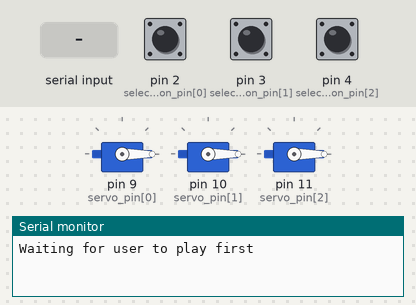
Bench run of a sketch on a simulated Arduino Uno, built with avr-gcc and run on an emulated ATmega328P. Parts: 3 × servo, the last lines printed to the serial monitor. Inputs (shaded band) come from the test bench; at power-on: pin 2 (select_button_pin[0]) HIGH, pin 3 (select_button_pin[1]) HIGH, pin 4 (select_button_pin[2]) HIGH. Random numbers use the default seed unless the sketch sets one; EEPROM starts erased.

Above: at 1.2 s.
1.3 s: pin 2 (select_button_pin[0]) pulled LOW for 0.15 s
At 1.91 s:
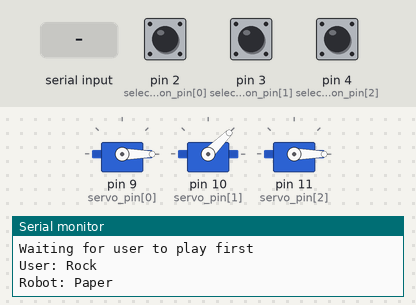
At 2.51 s:
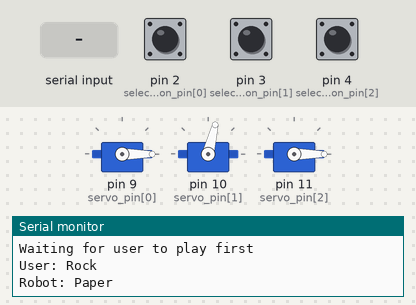
4.3 s: pin 3 (select_button_pin[1]) pulled LOW for 1 s
6.8 s: "0" received over Serial
At 7.26 s:
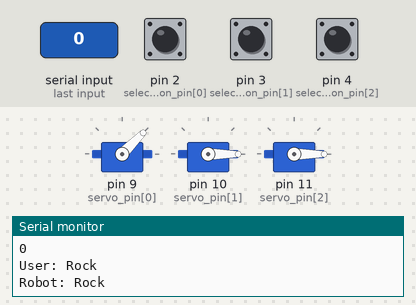
At 7.87 s:
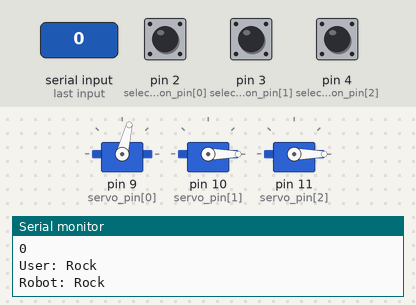
9.8 s: pin 4 (select_button_pin[2]) pulled LOW for 1 s
12.3 s: pin 2 (select_button_pin[0]) pulled LOW for 1 s
16.0 s: pin 2 (select_button_pin[0]) pulsed LOW 5 times (0.12 s each, 0.3 s apart)
Timing chart, 0 to 20.0 s (numbered marks = the images above; inputs shaded):
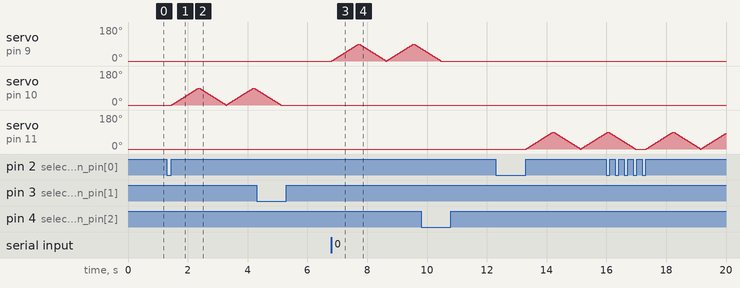

The sketch:

Game_23April.ino
```cpp
#include <Servo.h>
#include <EEPROM.h>

//---------------------------------Settings
#define number_of_options 3
//if you change number_of_options to different number than these arrays should have number of elements equal to number_of_options:
const String option_name[] = {"Rock", "Paper", "Scissor"};  //add or remove elements of your choice if you change number_of_options
const int servo_pin[] = {9, 10, 11};          //rock, paper, scissor
const int servo_position_A[] = {0, 0, 0};     //start position is 0 degrees, rock, paper, scissor
const int servo_position_B[] = {90, 90, 90};  //90 degrees, servo will oscillate between 0 to 90 degrees:
const int select_button_pin[] = {2, 3, 4};  //rock, paper, scissor

/*
// * Example with 5 options:
#define number_of_options 5
//if you change number_of_options to different number than these arrays should have number of elements equal to number_of_options:
const String option_name[] = {"Rock", "Paper", "Scissor", "Cup", "Glass"};  //add or remove elements of your choice if you change number_of_options
const int servo_pin[] = {9, 10, 11, 12, 13};          //rock, paper, scissor, Cup, Glass
const int servo_position_A[] = {0, 0, 0, 0, 0};     //start position is 0 degrees, rock, paper, scissor
const int servo_position_B[] = {90, 90, 90, 90, 90};  //90 degrees, servo will oscillate between 0 to 90 degrees:
const int select_button_pin[] = {2, 3, 4, 5, 6};  //rock, paper, scissor, Cup, Glass
*/

const int yes_no_tie_pin[3] = {2, 3, 4}; //it has fixed number of options. no change.   //yes, no, tie button pin. Currently Same as rock, paper, scissor. Can be different pins

//number of oscillations for servo:
#define oscillations 2  //rock/paper/scissor will move back and forth 3 times
#define back_and_forth_speed 10   //greater this number, lesser the speed

//---------------------------------Settings END

#define win 0
#define loss 1
#define tie 2

Servo servo[number_of_options];

boolean last_state_of_pins[number_of_options];
boolean last_state_yes_no_tie[] = {HIGH, HIGH, HIGH};
int epsilon[number_of_options][number_of_options];
const float alpha = 0.20; //how much to depend on user's opinion of Win or Loss - Higher it is, higher it will depend on user's opinion of game result
const float kappa = 0.50; //Sets the difference of points between win, loss and tie. Lower it is, higher is the difficulty for robot.
const float reward_rate = 40.0; //no need to change

int last_move[] = {0, 0};


void setup()
{
  for (int g = 0; g < number_of_options; g++)
  {
    pinMode(select_button_pin[g], INPUT_PULLUP);
    last_state_of_pins[g] = HIGH;
  }
  for (int g = 0; g < 3; g++)
  {
    pinMode(yes_no_tie_pin[g], INPUT_PULLUP);
  }

  for (int g = 0; g < number_of_options; g++)
  {
    servo[g].attach(servo_pin[g]);
  }

  for (int g = 0; g < number_of_options; g++)
  {
    servo[g].write(servo_position_A[g]);
  }

  Serial.begin(9600);


  //EEPROM_clear(); //uncomment to clear memory

  for (int g = 0; g < number_of_options; g++)
  {
    for (int h = 0; h < number_of_options; h++)
    {
      epsilon[g][h] = 1000;
    }
  }

  for (int g = 0; g < number_of_options; g++)
  {
    for (int b = 0; b < number_of_options; b++)
    {
      int readEEPROMvalue = EEPROM_read_int((g * 6) + (b * 2));
      if (readEEPROMvalue != -1)
      {
        epsilon[g][b] = readEEPROMvalue;
      }
      // Serial.println(epsilon[g][b]);
    }
  }


  Serial.println(F("Waiting for user to play first"));

}

char flag = 0;

void loop()
{


  if (flag == 0)    //user starts the game
  {
    unsigned char user_move = read_move_input();
    if ((user_move >= 0) && (user_move < number_of_options))
    {
      Serial.println("User: " + option_name[user_move]);
      move_servo(best_move_to_play(user_move));
      flag = 1;
    }
  }

  else if (flag == 1)
  {
    unsigned char user_opinion = read_opinion_input();
    if (user_opinion == win)
    {
      if (epsilon[last_move[0]][last_move[1]] < 2000)
      {
        epsilon[last_move[0]][last_move[1]] = epsilon[last_move[0]][last_move[1]] + (int)reward_rate;
        EEPROM_write_int((last_move[0] * 6) + (last_move[1] * 2), epsilon[last_move[0]][last_move[1]]);
      }
      make_descion(last_move[0], last_move[1], user_opinion);
      flag = 2;
    }
    else if (user_opinion == loss)
    {
      if (epsilon[last_move[0]][last_move[1]] > ((int)(reward_rate / kappa)))
      {
        epsilon[last_move[0]][last_move[1]] = epsilon[last_move[0]][last_move[1]] - (int)(reward_rate / kappa);
        EEPROM_write_int((last_move[0] * 6) + (last_move[1] * 2), epsilon[last_move[0]][last_move[1]]);
      }
      make_descion(last_move[0], last_move[1], user_opinion);
      flag = 2;
    }
    else if (user_opinion == tie)
    {
      if (epsilon[last_move[0]][last_move[1]] < 2000)
      {
        epsilon[last_move[0]][last_move[1]] = epsilon[last_move[0]][last_move[1]] - (int)(reward_rate * kappa);
        EEPROM_write_int((last_move[0] * 6) + (last_move[1] * 2), epsilon[last_move[0]][last_move[1]]);
      }
      make_descion(last_move[0], last_move[1], user_opinion);
      flag = 2;
    }
  }
  else if (flag == 2)
  {
    for (int g = 0; g < 3; g++)
    {
      last_state_yes_no_tie[g] = HIGH;
    }
    for (int g = 0; g < number_of_options; g++)
    {
      last_state_of_pins[g] = HIGH;
    }
    flag = 0;
  }
}

unsigned char best_move_to_play(unsigned char user_input)
{
  int bestmove = random(0, (number_of_options - 1));
  for (int p = 0; p < number_of_options; p++)
  {
    if (epsilon[user_input][p] > epsilon[user_input][bestmove])
    {
      bestmove = p;
    }
  }

  last_move[0] = user_input;
  last_move[1] = bestmove;

  return bestmove;
}


unsigned char read_move_input()
{
  if (Serial.available())
  {
    char c = Serial.read();
    Serial.println(c);
    Serial.flush();
    if (c == '1')
    {
      return 1;
    }
    else if (c == '2')
    {
      return 2;
    }
    else if (c == '3')
    {
      return 3;
    }
    else if (c == '4')
    {
      return 4;
    }
    else if (c == '5')
    {
      return 5;
    }
    else if (c == '6')
    {
      return 6;
    }
    else if (c == '7')
    {
      return 7;
    }
    else if (c == '0')
    {
      return 0;
    }
  }

  for (int g = 0; g < number_of_options; g++)
  {
    boolean cstate = digitalRead(select_button_pin[g]);
    if (last_state_of_pins[g] != cstate)
    {
      delay(10);
      if (digitalRead(select_button_pin[g]) != cstate)
      {
        last_state_of_pins[g] = cstate;
        if (cstate == LOW)
        {
          return g;
        }
      }
    }
  }

  return 0xFF;
}


unsigned char read_opinion_input()
{
  if (Serial.available())
  {
    char c = Serial.read();
    Serial.println(c);
    Serial.flush();
    if (c == '1')
    {
      return 1;
    }
    else if (c == '2')
    {
      return 2;
    }
    else if (c == '3')
    {
      return 3;
    }
    else if (c == '0')
    {
      return 0;
    }
  }

  for (int g = 0; g < 3; g++)
  {
    boolean cstate = digitalRead(yes_no_tie_pin[g]);
    if (last_state_yes_no_tie[g] != cstate)
    {
      delay(10);
      if (digitalRead(yes_no_tie_pin[g]) != cstate)
      {
        last_state_yes_no_tie[g] = cstate;
        if (cstate == LOW)
        {
          return g;
        }
      }
    }
  }

  return 0xFF;
}

void move_servo(unsigned char choice)
{

  Serial.println("Robot: " + option_name[choice]);
  int pos = 0;
  for (int k = 0; k < oscillations; k++)
  {
    for (pos = servo_position_A[choice]; pos <= servo_position_B[choice]; pos += 1)
    {
      servo[choice].write(pos);
      delay(back_and_forth_speed);
    }
    for (pos = servo_position_B[choice]; pos >= servo_position_A[choice]; pos -= 1)
    {
      servo[choice].write(pos);
      delay(back_and_forth_speed);
    }
  }
  Serial.println("Done. Enter result:");
}

unsigned char make_descion(unsigned char user_move, unsigned char robot_move, unsigned char user_opinion)
{
  unsigned char descion = user_opinion;
  int min_diff = 0;
  for (int j = 0 ; j < number_of_options; j++)
  {
    if ( ((epsilon[user_move][robot_move]) - (epsilon[user_move][j])) > min_diff)
    {
      min_diff =  ((epsilon[user_move][robot_move]) - (epsilon[user_move][j]));
    }
  }

  if ((epsilon[user_move][robot_move] == 0) || (min_diff == 0))
  {
    descion = user_opinion;
  }
  else
  {
    float f930 = ((float)min_diff / epsilon[user_move][robot_move]);
    //Serial.println(f930);
    if (f930 < alpha)
    {
      descion =  user_opinion;
    }
    else
    {
      descion =  win;
    }
  }


  if (descion == win)
  {
    Serial.println("I Won!");
    Serial.println(F("\r\nNew game. Waiting for your move."));
  }
  else if (descion == loss)
  {
    Serial.println("I Lost!");
    Serial.println(F("\r\nNew game. Waiting for your move."));
  }
  else if (descion == tie)
  {
    Serial.println("It's a tie.");
    Serial.println(F("\r\nNew game. Waiting for your move."));
  }
  return descion;
}


void EEPROM_write_int(int address, int intg)
{
  byte bytes_1 = intg & 0xFF;
  byte bytes_2 = intg >> 8;
  EEPROM.write(address, bytes_1);
  EEPROM.write(address + 1, bytes_2);
}

int EEPROM_read_int(int address)
{

  byte bytes_1 = EEPROM.read(address);
  byte bytes_2 = EEPROM.read(address + 1);
  if ((bytes_1 == 255) || (bytes_2 == 255))
  {
    return -1;
  }
  int ret = (bytes_2 << 8) | bytes_1;
  return ret;
}

void EEPROM_clear()
{
  for (int i = 0 ; i < 20 ; i++)
  {
    EEPROM.write(i, 0xFF);
  }
}
```
